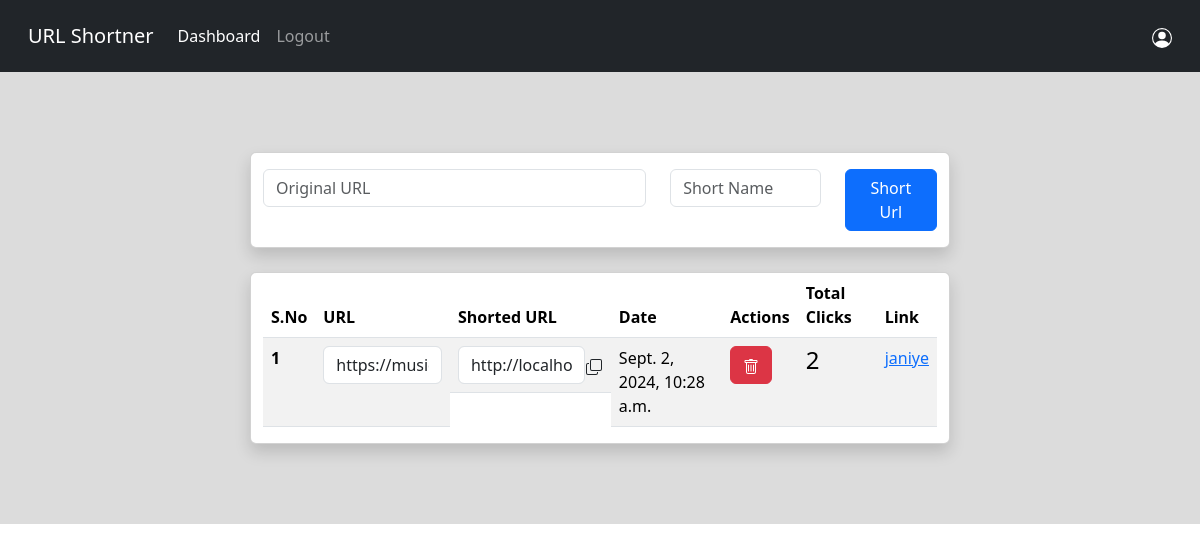
Page /dashboard/ (signed in) on the earlier database version.
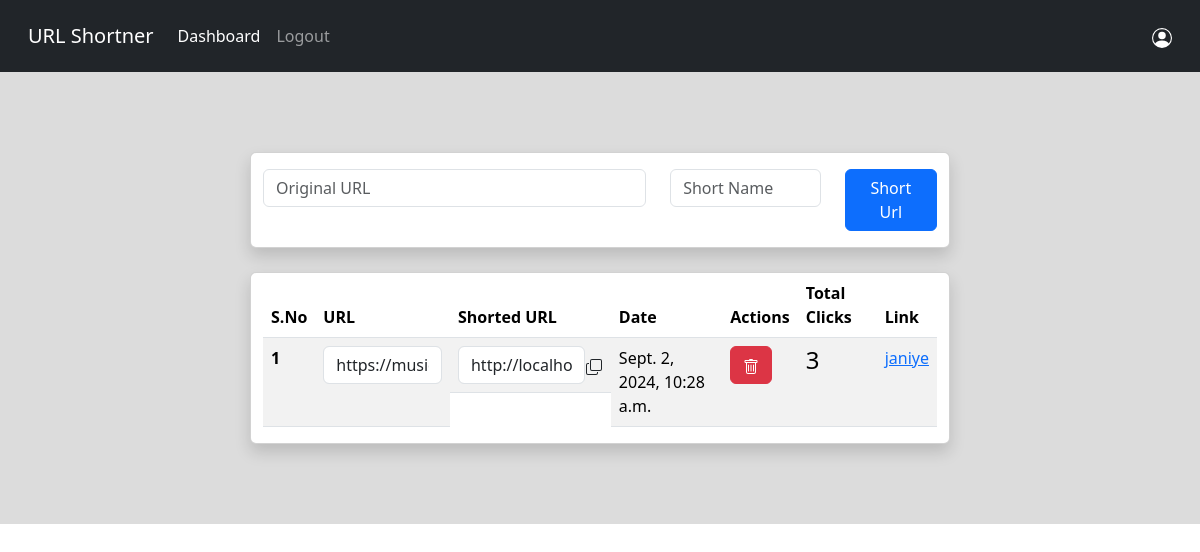
Same page on the later database version.
### Services/models.py (models this page shows)
class Url(models.Model):
    user = models.ForeignKey(User,on_delete = models.CASCADE)
    target_url = models.URLField()
    alias = models.CharField(max_length = 8,unique = True)
    timestamp = models.DateTimeField(auto_now_add= True)
    clicks = models.IntegerField(default=0)
    clicks_per_day = models.IntegerField(default=0)
    clicks_per_month = models.IntegerField(default=0)
    class Meta:
        ordering = ("-timestamp",)

### Services/views.py (the view, shortened to what this page needs)
# urls.py: path("",views.dashboard,name="dashboard"),
def dashboard(request):
    site = get_current_site(request)
    return render(request,"dashboard.html",{"domain":site})

### Services/templates/dashboard.html (shortened to what this page needs)
{% extends "base.html" %}
{% block dashboardactive %}active{% endblock dashboardactive %}
{% block content %}
<section style="background-color: gainsboro; padding-top: 5rem; padding-bottom: 5rem;">
    <div class="container card shadow col-md-7">
        <form class="row mt-3" method="POST">
            <div class="col-md-7">
                <input type="text" class="form-control" id="staticUrl" name="URL" placeholder="Original URL"
                    value="{{url}}">
            </div>
            <div class="col-3">
                <input type="text" class="form-control" placeholder="Short Name" name="alias" value="{{alias}}">
            </div>
            <div class="col-2">
                <button type="submit" class="btn btn-primary mb-3">Short Url</button>
            </div>
        </form>
    </div>
    <div class="container card shadow col-md-7 mt-4">
        <div style="overflow: auto; max-height:400px;">
            <table class="table table-striped">
                <thead style="position: sticky; top:0; background-color: white; z-index: 1;">
                    <tr>
                        <th scope="col">S.No</th>
                        <th scope="col">URL</th>
                        <th scope="col">Shorted URL</th>
                        <th scope="col">Date</th>
                        <th scope="col">Actions</th>
                        <th scope="col">Total Clicks</th>
                        <th scope="col">Link</th>
                    </tr>
                </thead>
                <tbody>
                    {% for url in request.user.url_set.all %}
                    <tr>
                        <th scope="row">{{forloop.counter}}</th>
                        <td>
                            <input type="text" value="{{url.target_url}}" class="form-control"
                                title="{{url.target_url}}">
                        </td>
                        <td class="d-flex align-items-center">
                            <span>
                                <input type="text" id="shorted-{{url.id}}" value="{{domain}}/{{url.alias}}"
                                    class="form-control" title="{{domain}}/{{url.alias}}" readonly>
                            </span>
                            <button class="btn p-0" onclick="copyText(`{{url.id}}`)">
                            </button>
                        </td>
                        <td>{{url.timestamp}}</td>
                        <td>
                            <form action="{%url 'delete_url' url.id%}" method="POST">
                                <button class="btn btn-danger" type="submit">
                                </button>
                            </form>
                        </td>
                        <td>
                            <h4>{{ url.clicks }}</h4>
                        </td>
                        <td>
                            <a href="{{domain}}/{{url.alias}}">{{ url.alias }}</a>
                        </td>
                    </tr>
                    {% endfor %}
                </tbody>
            </table>
        </div>
    </div>
</section>
{% endblock content %}

### templates/base.html (shortened to what this page needs)
<!doctype html>
<html lang="en">
{% load static %}
<head>
    <link href="https://cdn.jsdelivr.net/npm/bootstrap@5.3.3/dist/css/bootstrap.min.css" rel="stylesheet"
>
</head>
<body>
    <nav class="navbar navbar-expand-lg navbar-dark bg-dark p-3">
        <div class="container-fluid">
            <a class="navbar-brand" href="/">URL Shortner</a>
            <div class="collapse navbar-collapse" id="navbarNav">
                <ul class="navbar-nav me-auto mb-2 mb-lg-0">
                    {% if request.user.is_authenticated %}
                    <li class="nav-item " >
                        <a class="nav-link {% block dashboardactive %}{% endblock dashboardactive %}" aria-current="page" href="{%url 'dashboard'%}">Dashboard</a>
                    </li>
                    <li class="nav-item">
                        <a class="nav-link " href="{%url 'logout'%}">Logout</a>
                    </li>
                    {% endif %}
                </ul>
                {% if request.user.is_authenticated %}
                <a href="{%url 'profile'%}" title="Hello {{request.user}}">
                </a>
                {% endif %}
            </div>
        </div>
    </nav>
    {% block content %}
    {% endblock content %}
</body>
</html>

Differences in the rows shown:
changed Url "janiye": clicks "2" → "3"
